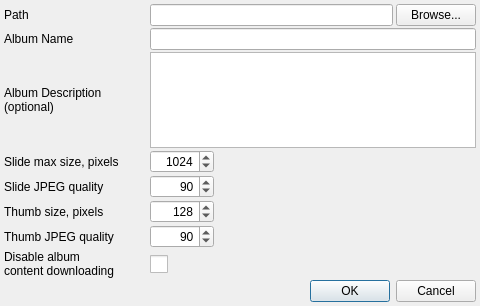
<?xml version="1.0" encoding="UTF-8"?>
<ui version="4.0">
 <class>SiteSettingsDialog</class>
 <widget class="QDialog" name="SiteSettingsDialog">
  <property name="geometry">
   <rect>
    <x>0</x>
    <y>0</y>
    <width>480</width>
    <height>306</height>
   </rect>
  </property>
  <property name="sizePolicy">
   <sizepolicy hsizetype="Fixed" vsizetype="Fixed">
    <horstretch>0</horstretch>
    <verstretch>0</verstretch>
   </sizepolicy>
  </property>
  <property name="minimumSize">
   <size>
    <width>480</width>
    <height>306</height>
   </size>
  </property>
  <property name="maximumSize">
   <size>
    <width>480</width>
    <height>306</height>
   </size>
  </property>
  <property name="windowTitle">
   <string>PhotoAlbum Settings</string>
  </property>
  <property name="locale">
   <locale language="English" country="UnitedStates"/>
  </property>
  <property name="modal">
   <bool>true</bool>
  </property>
  <layout class="QFormLayout" name="formLayout_2">
   <property name="sizeConstraint">
    <enum>QLayout::SetDefaultConstraint</enum>
   </property>
   <property name="fieldGrowthPolicy">
    <enum>QFormLayout::ExpandingFieldsGrow</enum>
   </property>
   <property name="rowWrapPolicy">
    <enum>QFormLayout::DontWrapRows</enum>
   </property>
   <property name="formAlignment">
    <set>Qt::AlignLeading|Qt::AlignLeft|Qt::AlignVCenter</set>
   </property>
   <property name="verticalSpacing">
    <number>2</number>
   </property>
   <property name="leftMargin">
    <number>4</number>
   </property>
   <property name="topMargin">
    <number>4</number>
   </property>
   <property name="rightMargin">
    <number>4</number>
   </property>
   <property name="bottomMargin">
    <number>4</number>
   </property>
   <item row="0" column="0">
    <widget class="QLabel" name="label_7">
     <property name="text">
      <string>Path</string>
     </property>
    </widget>
   </item>
   <item row="0" column="1">
    <layout class="QHBoxLayout" name="horizontalLayout">
     <property name="spacing">
      <number>3</number>
     </property>
     <item>
      <widget class="QLineEdit" name="FilesPathEdit">
       <property name="readOnly">
        <bool>true</bool>
       </property>
      </widget>
     </item>
     <item>
      <widget class="QPushButton" name="BrowseButton">
       <property name="text">
        <string>Browse...</string>
       </property>
       <property name="autoDefault">
        <bool>false</bool>
       </property>
       <property name="flat">
        <bool>false</bool>
       </property>
      </widget>
     </item>
    </layout>
   </item>
   <item row="2" column="0">
    <widget class="QLabel" name="label">
     <property name="sizePolicy">
      <sizepolicy hsizetype="Fixed" vsizetype="MinimumExpanding">
       <horstretch>0</horstretch>
       <verstretch>0</verstretch>
      </sizepolicy>
     </property>
     <property name="minimumSize">
      <size>
       <width>140</width>
       <height>0</height>
      </size>
     </property>
     <property name="locale">
      <locale language="English" country="UnitedStates"/>
     </property>
     <property name="text">
      <string>Album Name</string>
     </property>
    </widget>
   </item>
   <item row="2" column="1">
    <widget class="QLineEdit" name="AlbumNameEdit">
     <property name="maxLength">
      <number>256</number>
     </property>
    </widget>
   </item>
   <item row="4" column="0">
    <widget class="QLabel" name="label_2">
     <property name="sizePolicy">
      <sizepolicy hsizetype="Preferred" vsizetype="MinimumExpanding">
       <horstretch>0</horstretch>
       <verstretch>0</verstretch>
      </sizepolicy>
     </property>
     <property name="text">
      <string>Album Description (optional)</string>
     </property>
     <property name="wordWrap">
      <bool>true</bool>
     </property>
    </widget>
   </item>
   <item row="4" column="1">
    <widget class="QTextEdit" name="AlbumDescriptionEdit">
     <property name="acceptRichText">
      <bool>false</bool>
     </property>
    </widget>
   </item>
   <item row="6" column="0">
    <widget class="QLabel" name="label_4">
     <property name="sizePolicy">
      <sizepolicy hsizetype="Preferred" vsizetype="MinimumExpanding">
       <horstretch>0</horstretch>
       <verstretch>0</verstretch>
      </sizepolicy>
     </property>
     <property name="text">
      <string>Slide max size, pixels</string>
     </property>
    </widget>
   </item>
   <item row="6" column="1">
    <widget class="QSpinBox" name="SlideSizeSpinBox">
     <property name="sizePolicy">
      <sizepolicy hsizetype="Fixed" vsizetype="Minimum">
       <horstretch>0</horstretch>
       <verstretch>0</verstretch>
      </sizepolicy>
     </property>
     <property name="minimumSize">
      <size>
       <width>64</width>
       <height>0</height>
      </size>
     </property>
     <property name="maximumSize">
      <size>
       <width>64</width>
       <height>30</height>
      </size>
     </property>
     <property name="alignment">
      <set>Qt::AlignRight|Qt::AlignTrailing|Qt::AlignVCenter</set>
     </property>
     <property name="minimum">
      <number>100</number>
     </property>
     <property name="maximum">
      <number>20000</number>
     </property>
     <property name="value">
      <number>1024</number>
     </property>
    </widget>
   </item>
   <item row="7" column="0">
    <widget class="QLabel" name="label_3">
     <property name="sizePolicy">
      <sizepolicy hsizetype="Preferred" vsizetype="MinimumExpanding">
       <horstretch>0</horstretch>
       <verstretch>0</verstretch>
      </sizepolicy>
     </property>
     <property name="text">
      <string>Slide JPEG quality</string>
     </property>
    </widget>
   </item>
   <item row="7" column="1">
    <widget class="QSpinBox" name="SlideQualitySpinBox">
     <property name="minimumSize">
      <size>
       <width>64</width>
       <height>0</height>
      </size>
     </property>
     <property name="maximumSize">
      <size>
       <width>64</width>
       <height>16777215</height>
      </size>
     </property>
     <property name="alignment">
      <set>Qt::AlignRight|Qt::AlignTrailing|Qt::AlignVCenter</set>
     </property>
     <property name="minimum">
      <number>1</number>
     </property>
     <property name="maximum">
      <number>100</number>
     </property>
     <property name="value">
      <number>90</number>
     </property>
    </widget>
   </item>
   <item row="8" column="0">
    <widget class="QLabel" name="label_6">
     <property name="sizePolicy">
      <sizepolicy hsizetype="Preferred" vsizetype="MinimumExpanding">
       <horstretch>0</horstretch>
       <verstretch>0</verstretch>
      </sizepolicy>
     </property>
     <property name="text">
      <string>Thumb size, pixels</string>
     </property>
    </widget>
   </item>
   <item row="8" column="1">
    <widget class="QSpinBox" name="ThumbSizeSpinBox">
     <property name="minimumSize">
      <size>
       <width>64</width>
       <height>0</height>
      </size>
     </property>
     <property name="maximumSize">
      <size>
       <width>64</width>
       <height>16777215</height>
      </size>
     </property>
     <property name="alignment">
      <set>Qt::AlignRight|Qt::AlignTrailing|Qt::AlignVCenter</set>
     </property>
     <property name="minimum">
      <number>32</number>
     </property>
     <property name="maximum">
      <number>400</number>
     </property>
     <property name="value">
      <number>128</number>
     </property>
    </widget>
   </item>
   <item row="9" column="0">
    <widget class="QLabel" name="label_5">
     <property name="sizePolicy">
      <sizepolicy hsizetype="Preferred" vsizetype="MinimumExpanding">
       <horstretch>0</horstretch>
       <verstretch>0</verstretch>
      </sizepolicy>
     </property>
     <property name="text">
      <string>Thumb JPEG quality</string>
     </property>
    </widget>
   </item>
   <item row="9" column="1">
    <widget class="QSpinBox" name="ThumbQualitySpinBox">
     <property name="minimumSize">
      <size>
       <width>64</width>
       <height>0</height>
      </size>
     </property>
     <property name="maximumSize">
      <size>
       <width>64</width>
       <height>16777215</height>
      </size>
     </property>
     <property name="alignment">
      <set>Qt::AlignRight|Qt::AlignTrailing|Qt::AlignVCenter</set>
     </property>
     <property name="minimum">
      <number>1</number>
     </property>
     <property name="maximum">
      <number>100</number>
     </property>
     <property name="value">
      <number>90</number>
     </property>
    </widget>
   </item>
   <item row="11" column="1">
    <widget class="QDialogButtonBox" name="buttonBox">
     <property name="orientation">
      <enum>Qt::Horizontal</enum>
     </property>
     <property name="standardButtons">
      <set>QDialogButtonBox::Cancel|QDialogButtonBox::Ok</set>
     </property>
     <property name="centerButtons">
      <bool>false</bool>
     </property>
    </widget>
   </item>
   <item row="10" column="0">
    <widget class="QLabel" name="label_8">
     <property name="sizePolicy">
      <sizepolicy hsizetype="Preferred" vsizetype="MinimumExpanding">
       <horstretch>0</horstretch>
       <verstretch>0</verstretch>
      </sizepolicy>
     </property>
     <property name="text">
      <string>Disable album content downloading</string>
     </property>
     <property name="scaledContents">
      <bool>false</bool>
     </property>
     <property name="wordWrap">
      <bool>true</bool>
     </property>
    </widget>
   </item>
   <item row="10" column="1">
    <widget class="QCheckBox" name="isPrivateSiteCheckBox">
     <property name="sizePolicy">
      <sizepolicy hsizetype="Minimum" vsizetype="MinimumExpanding">
       <horstretch>0</horstretch>
       <verstretch>0</verstretch>
      </sizepolicy>
     </property>
     <property name="toolTip">
      <string>Disable images and videos download and context menu's</string>
     </property>
     <property name="styleSheet">
      <string notr="true">QCheckBox::indicator{
    width: 18px;
    height: 18px;
 }</string>
     </property>
     <property name="text">
      <string/>
     </property>
    </widget>
   </item>
  </layout>
 </widget>
 <resources/>
 <connections>
  <connection>
   <sender>buttonBox</sender>
   <signal>rejected()</signal>
   <receiver>SiteSettingsDialog</receiver>
   <slot>reject()</slot>
   <hints>
    <hint type="sourcelabel">
     <x>316</x>
     <y>260</y>
    </hint>
    <hint type="destinationlabel">
     <x>286</x>
     <y>274</y>
    </hint>
   </hints>
  </connection>
 </connections>
</ui>
